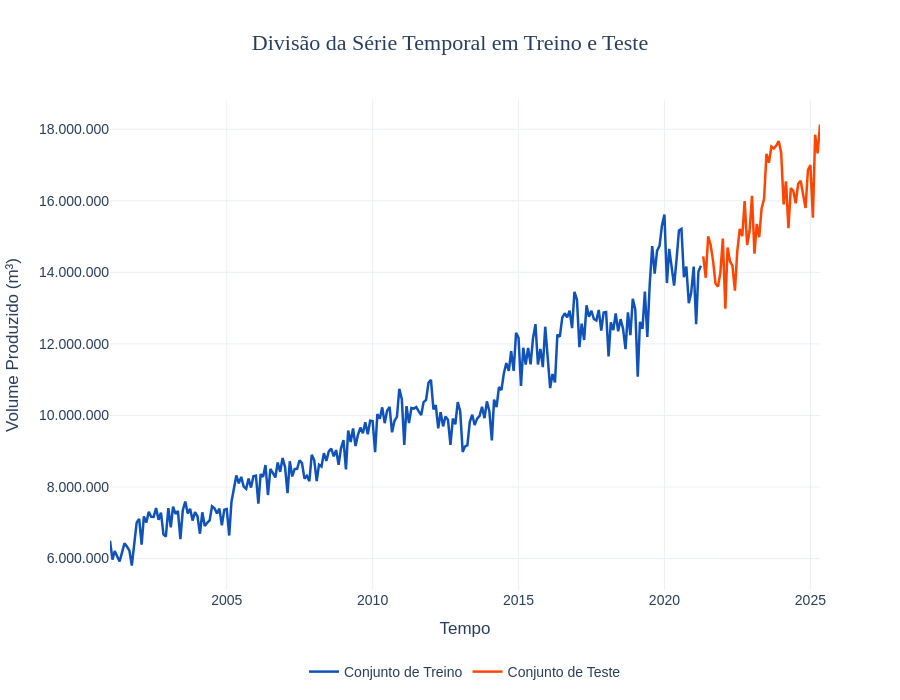

This figure's notebook cell:
### Markdown cell above
## 6. SEPARAÇÃO EM TREINO E TESTE

### Code cell
# Corte temporal exato
treino = serie_petroleo.loc[:"2021-04-01"]
teste = serie_petroleo.loc["2021-05-01":"2025-05-01"]

# 1. Tradução dos meses para o Hover Interativo
meses_pt = {1: 'Janeiro', 2: 'Fevereiro', 3: 'Março', 4: 'Abril', 5: 'Maio', 6: 'Junho', 
            7: 'Julho', 8: 'Agosto', 9: 'Setembro', 10: 'Outubro', 11: 'Novembro', 12: 'Dezembro'}

hover_treino = [f"{meses_pt[d.month]} de {d.year}" for d in treino.index]
hover_teste = [f"{meses_pt[d.month]} de {d.year}" for d in teste.index]

fig_split = go.Figure()

# 2. Adicionando as linhas com CustomData e HoverTemplate formatado
fig_split.add_trace(go.Scatter(
    x=treino.index, y=treino.values, mode="lines", name="Conjunto de Treino", 
    line=dict(color="#0f52ba", width=2.5),
    customdata=hover_treino,
    hovertemplate="<b>%{customdata}</b><br>Volume: %{y:,.0f} m³<extra></extra>"
))

fig_split.add_trace(go.Scatter(
    x=teste.index, y=teste.values, mode="lines", name="Conjunto de Teste", 
    line=dict(color="#FF4500", width=2.5),
    customdata=hover_teste,
    hovertemplate="<b>%{customdata}</b><br>Volume: %{y:,.0f} m³<extra></extra>"
))

# 3. Personalização Individual Embutida e Padrão BR
fig_split.update_layout(
    separators=",.",
    height=700,
    template="plotly_white",
    title=dict(text="Divisão da Série Temporal em Treino e Teste", x=0.5, font=dict(size=22, family="Arial Black")),
    xaxis_title="Tempo",
    yaxis_title="Volume Produzido (m³)",
    yaxis=dict(tickformat=",.0f"),
    legend=dict(orientation="h", yanchor="bottom", y=-0.2, xanchor="center", x=0.5),
    font=dict(family="Arial", size=14),
    hovermode="x unified" # Alinha as informações numa linha vertical interativa
)

fig_split.show()

### Figure 1 — Plotly figure (JSON) as saved in the notebook; plotly's stock layout.template omitted (floating-point values rounded to 4 significant figures; data arrays with more than 128 entries replaced by an {"elided": "..."} marker saying what was removed)
{"data": [{"customdata": {"elided": "244 str values"}, "hovertemplate": "<b>%{customdata}</b><br>Volume: %{y:,.0f} m³<extra></extra>", "line": {"color": "#0f52ba", "width": 2.5}, "mode": "lines", "name": "Conjunto de Treino", "type": "scatter", "x": {"elided": "244 str values"}, "y": {"elided": "244 float values"}}, {"customdata": ["Maio de 2021", "Junho de 2021", "Julho de 2021", "Agosto de 2021", "Setembro de 2021", "Outubro de 2021", "Novembro de 2021", "Dezembro de 2021", "Janeiro de 2022", "Fevereiro de 2022", "Março de 2022", "Abril de 2022", "Maio de 2022", "Junho de 2022", "Julho de 2022", "Agosto de 2022", "Setembro de 2022", "Outubro de 2022", "Novembro de 2022", "Dezembro de 2022", "Janeiro de 2023", "Fevereiro de 2023", "Março de 2023", "Abril de 2023", "Maio de 2023", "Junho de 2023", "Julho de 2023", "Agosto de 2023", "Setembro de 2023", "Outubro de 2023", "Novembro de 2023", "Dezembro de 2023", "Janeiro de 2024", "Fevereiro de 2024", "Março de 2024", "Abril de 2024", "Maio de 2024", "Junho de 2024", "Julho de 2024", "Agosto de 2024", "Setembro de 2024", "Outubro de 2024", "Novembro de 2024", "Dezembro de 2024", "Janeiro de 2025", "Fevereiro de 2025", "Março de 2025", "Abril de 2025", "Maio de 2025"], "hovertemplate": "<b>%{customdata}</b><br>Volume: %{y:,.0f} m³<extra></extra>", "line": {"color": "#FF4500", "width": 2.5}, "mode": "lines", "name": "Conjunto de Teste", "type": "scatter", "x": ["2021-05-01T00:00:00.000000", "2021-06-01T00:00:00.000000", "2021-07-01T00:00:00.000000", "2021-08-01T00:00:00.000000", "2021-09-01T00:00:00.000000", "2021-10-01T00:00:00.000000", "2021-11-01T00:00:00.000000", "2021-12-01T00:00:00.000000", "2022-01-01T00:00:00.000000", "2022-02-01T00:00:00.000000", "2022-03-01T00:00:00.000000", "2022-04-01T00:00:00.000000", "2022-05-01T00:00:00.000000", "2022-06-01T00:00:00.000000", "2022-07-01T00:00:00.000000", "2022-08-01T00:00:00.000000", "2022-09-01T00:00:00.000000", "2022-10-01T00:00:00.000000", "2022-11-01T00:00:00.000000", "2022-12-01T00:00:00.000000", "2023-01-01T00:00:00.000000", "2023-02-01T00:00:00.000000", "2023-03-01T00:00:00.000000", "2023-04-01T00:00:00.000000", "2023-05-01T00:00:00.000000", "2023-06-01T00:00:00.000000", "2023-07-01T00:00:00.000000", "2023-08-01T00:00:00.000000", "2023-09-01T00:00:00.000000", "2023-10-01T00:00:00.000000", "2023-11-01T00:00:00.000000", "2023-12-01T00:00:00.000000", "2024-01-01T00:00:00.000000", "2024-02-01T00:00:00.000000", "2024-03-01T00:00:00.000000", "2024-04-01T00:00:00.000000", "2024-05-01T00:00:00.000000", "2024-06-01T00:00:00.000000", "2024-07-01T00:00:00.000000", "2024-08-01T00:00:00.000000", "2024-09-01T00:00:00.000000", "2024-10-01T00:00:00.000000", "2024-11-01T00:00:00.000000", "2024-12-01T00:00:00.000000", "2025-01-01T00:00:00.000000", "2025-02-01T00:00:00.000000", "2025-03-01T00:00:00.000000", "2025-04-01T00:00:00.000000", "2025-05-01T00:00:00.000000"], "y": [14450000.0, 13850000.0, 15010000.0, 14770000.0, 14310000.0, 13690000.0, 13600000.0, 13990000.0, 14950000.0, 12980000.0, 14690000.0, 14300000.0, 14190000.0, 13490000.0, 14600000.0, 15210000.0, 15010000.0, 15990000.0, 14760000.0, 15150000.0, 16140000.0, 14520000.0, 15350000.0, 14980000.0, 15780000.0, 16060000.0, 17310000.0, 17060000.0, 17520000.0, 17460000.0, 17540000.0, 17670000.0, 17340000.0, 15900000.0, 16540000.0, 15240000.0, 16350000.0, 16270000.0, 15930000.0, 16470000.0, 16560000.0, 16120000.0, 15800000.0, 16860000.0, 17000000.0, 15530000.0, 17850000.0, 17320000.0, 18130000.0]}], "layout": {"font": {"family": "Arial", "size": 14}, "height": 700, "hovermode": "x unified", "legend": {"orientation": "h", "x": 0.5, "xanchor": "center", "y": -0.2, "yanchor": "bottom"}, "separators": ",.", "title": {"font": {"family": "Arial Black", "size": 22}, "text": "Divisão da Série Temporal em Treino e Teste", "x": 0.5}, "xaxis": {"title": {"text": "Tempo"}}, "yaxis": {"tickformat": ",.0f", "title": {"text": "Volume Produzido (m³)"}}}}
